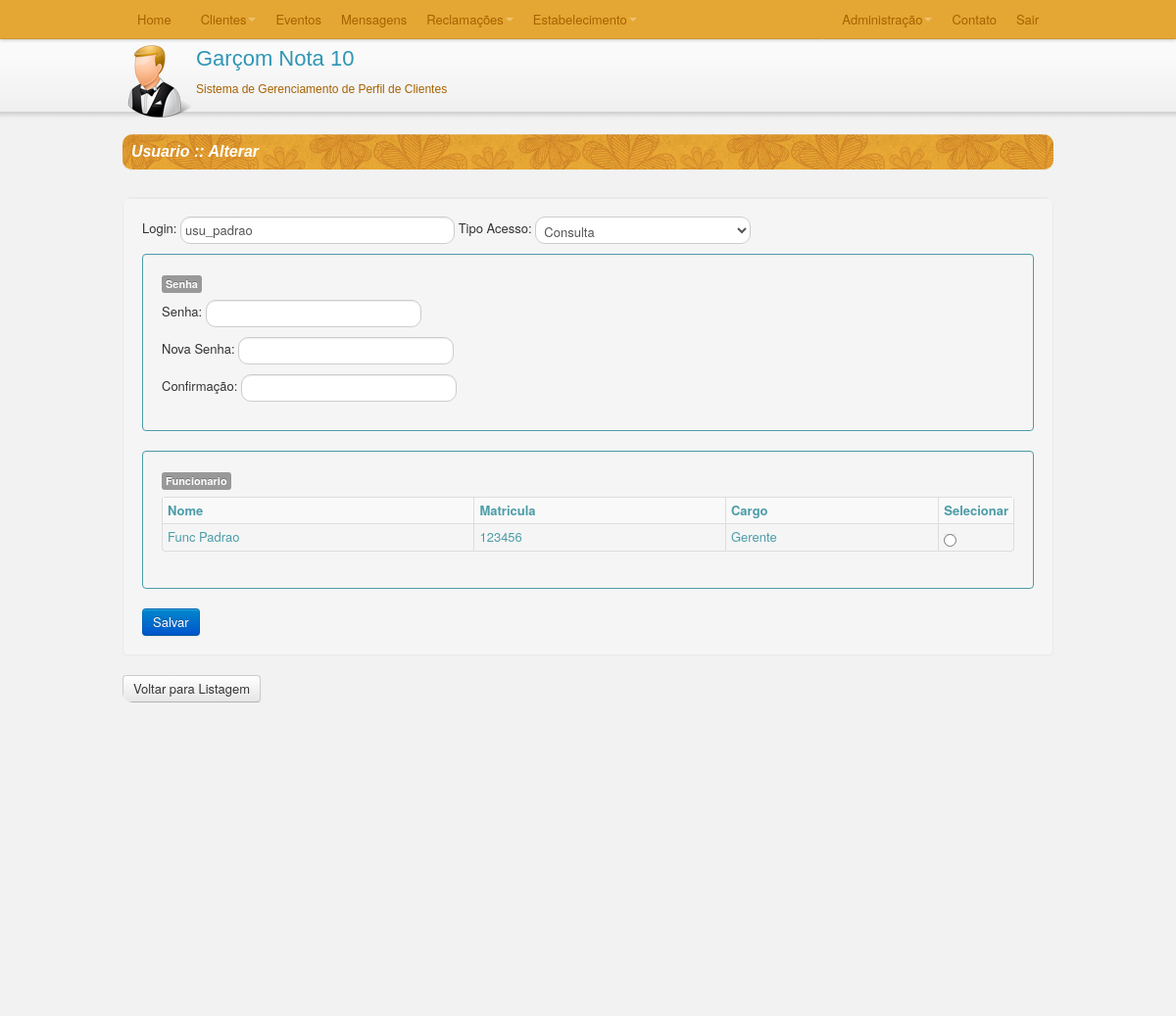
The app's page /TCC/C/cadUsuario.php?idUsuario=1 with its own data.
### TCC/C/cadUsuario.php (called while the page is built, shortened)
<?php
require_once("SmartyConf.php");
require_once("../M/classes/Usuario.class.php");
require_once("../M/dao/UsuarioDAO.class.php");
require_once("../M/classes/Funcionario.class.php");
require_once("../M/dao/FuncionarioDAO.class.php");
require_once("../M/classes/TipoAcesso.class.php");
require_once("../M/dao/TipoAcessoDAO.class.php");
$con = new Conexao();
$DAO = new UsuarioDAO($con->getConexao());
$funcionarioDAO = new FuncionarioDAO($con->getConexao());
$tipoacessoDAO = new TipoAcessoDAO($con->getConexao());
if(isset($_REQUEST['idUsuario'])){
    $idUsuario = $_REQUEST['idUsuario'];
}else{
    $idUsuario = "";
}
$msg ="";
$Save="";
if($idUsuario != ""){
    $usuario = $DAO->getUsuario($idUsuario);
    $msg="Alterar";
    $nomeBotao = "Salvar";
    $Save="a";
}else{
    $usuario = new Usuario();
    $msg = "Cadastro";
    $nomeBotao = "Salvar";
    $Save = "s";
}
$tipos = $tipoacessoDAO->getTipoAcesso_all();
$funcionarios = $funcionarioDAO->getFuncionarios();
$smarty->assign("tipos",$tipos);
$smarty->assign("funcionarios",$funcionarios);
$smarty->assign("usuario",$usuario);
$smarty->assign("msg",$msg);
$smarty->assign("nomeBotao",$nomeBotao);
$smarty->assign("Save",$Save);
$smarty->display("cadUsuario.html");
?>

### TCC/M/classes/Usuario.class.php (called while the page is built, shortened)
<?php
class Usuario {
    private $usu_id, $usu_login, $usu_senha, $tpa_id, $tpa_tipo, $func_id, $func_nome;
    public function getUsuario_Login() {
        return $this->usu_login;
    }
    public function getTipoAcesso_ID() {
        return $this->tpa_id;
    }
    public function setUsuario_Login($usu_login) {
        $this->usu_login = $usu_login;
    }
    public function setTipoAcesso_ID($tpa_id) {
        $this->tpa_id = $tpa_id;
    }
}
?>

### TCC/M/dao/UsuarioDAO.class.php (called while the page is built, shortened)
<?php
class UsuarioDAO {
    private $conexao;
    function __construct($conexao) {
        $this->conexao = $conexao;
    }
    function getUsuario($usu_id){
        $sql = "SELECT
                   usu_id
                   ,usu_login
                   ,usu_senha
                   ,tpa_id
                   ,func_id
                FROM USUARIO
                WHERE usu_id = ".$usu_id;
        $query = mysql_query($sql,$this->conexao);
        while($rows = mysql_fetch_array($query)) {
            $usuario = new Usuario;
            $usuario->setUsuario_ID($rows['usu_id']);
            $usuario->setUsuario_Login($rows['usu_login']);
            $usuario->setUsuario_Senha($rows['usu_senha']);
            $usuario->setTipoAcesso_ID($rows['tpa_id']);
            $usuario->setFuncionario_ID($rows['func_id']);
        }
        return $usuario;
    }
}
?>

### TCC/M/classes/TipoAcesso.class.php (called while the page is built)
<?php
class TipoAcesso {
    private $tpa_id, $tpa_tipo;
    public function getTipoAcesso_ID() {
        return $this->tpa_id;
    }
    public function getTipoAcesso_Tipo() {
        return $this->tpa_tipo;
    }
    public function setTipoAcesso_ID($tpa_id) {
        $this->tpa_id = $tpa_id;
    }
    public function setTipoAcesso_Tipo($tpa_tipo) {
        $this->tpa_tipo = $tpa_tipo;
    }
}
?>

### TCC/M/dao/TipoAcessoDAO.class.php (called while the page is built, shortened)
<?php
class TipoAcessoDAO {
    private $conexao;
    function __construct($conexao) {
        $this->conexao = $conexao;
    }
    function getTipoAcesso_all(){
        $sql = "select tpa_id, tpa_tipo from tipoacesso order by tpa_tipo";
        $tipos = array();
        $query = mysql_query($sql,$this->conexao);
        while($rows = mysql_fetch_array($query)) {
            $tipo = new TipoAcesso;
            $tipo->setTipoAcesso_ID($rows['tpa_id']);
            $tipo->setTipoAcesso_Tipo($rows['tpa_tipo']);
            $tipos[] = $tipo;
        }
        return $tipos;
    }
}
?>

### TCC/M/classes/Funcionario.class.php (called while the page is built, shortened)
<?php
class Funcionario {
    private $func_id, $func_nome, $func_matricula, $car_id, $car_descricao;
    public function getFuncionario_ID(){
        return $this->func_id;
    }
    public function getFuncionario_Nome() {
        return $this->func_nome;
    }
    public function getFuncionario_Matricula() {
        return $this->func_matricula;
    }
    public function getCargo_Descricao() {
        return $this->car_descricao;
    }
    public function setFuncionario_ID($func_id) {
        $this->func_id = $func_id;
    }
    public function setFuncionario_Nome($func_nome) {
        $this->func_nome = $func_nome;
    }
    public function setFuncionario_Matricula($func_matricula) {
        $this->func_matricula = $func_matricula;
    }
    public function setCargo_Descricao($car_descricao) {
        $this->car_descricao = $car_descricao;
    }
}
?>

### TCC/M/dao/FuncionarioDAO.class.php (called while the page is built, shortened)
<?php
class FuncionarioDAO {
    private $conexao;
    function __construct($conexao) {
        $this->conexao = $conexao;
    }
    function getFuncionarios(){
        $sql ="
                SELECT
                    f.func_id
                    , f.func_nome
                    , f.func_matricula
                    , f.car_id
                    , c.car_descricao
                 FROM funcionario f
                 INNER JOIN cargo c ON f.car_id = c.car_id
                 order by f.func_nome, f.func_matricula, c.car_descricao";
        $funcionarios = array();
        $query = mysql_query($sql,$this->conexao);
        while($rows = mysql_fetch_array($query)) {
            $funcionario = new Funcionario;
            $funcionario->setFuncionario_ID($rows['func_id']);
            $funcionario->setFuncionario_Nome($rows['func_nome']);
            $funcionario->setFuncionario_Matricula($rows['func_matricula']);
            $funcionario->setCargo_ID($rows['car_id']);
            $funcionario->setCargo_Descricao($rows['car_descricao']);
            $funcionarios[] = $funcionario;
        }
        return $funcionarios;
    }
}
?>

### TCC/V/smarty/templates_c/%%8D^8D5^8D5DA4F7%%cadUsuario.html.php (the view, shortened to what this page needs)
<?php $_smarty_tpl_vars = $this->_tpl_vars;
$this->_tpl_vars = $_smarty_tpl_vars;
 ?>
<html>
    <?php echo '
    <head>
        <title>Usuario</title>
        <meta http-equiv="Content-Type" content="text/html; charset=UTF-8">
        <link rel="stylesheet" type="text/css" href="../V/css/bootstrap.css">
        <link rel="stylesheet" type="text/css" href="../V/css/bootstrap.min.css">
        <link rel="stylesheet" type="text/css" href="../V/css/processo.css">
        <script type="text/javascript">
            function abreListagem(){
                window.location.href="listaUsuarios.php";
            }
           function testasenha(){
              if($("#confsenhaUsuario").val() == $("#novasenhaUsuario").val())
              {
                  $("#status").html("<i class=\\"icon-ok\\"></i>");
              }
              else
              {
                  $("#status").html("<i class=\\"icon-remove\\"></i>");
              }
           }
           function enviar(){
              if($("#confsenhaUsuario").val() == $("#novasenhaUsuario").val())
              {
                  $("#formUsuario").submit();
              }
           }
        </script>
    </head>
    '; ?>
    <body>
        <div id="conteudo">
            <div class="container1">
                <div class="asdf">
                <fieldset id="tabelaCadastro">
                    <legend id="textoNavegacao">&nbsp;&nbsp;Usuario :: <?php echo $this->_tpl_vars['msg']; ?>
</legend>
                    <form class="well form-inline" name="formUsuario" id="formUsuario" method="POST" action ="salvaUsuario.php" >
                        <div class="control-group">
                            <div class="controls" style="margin-bottom:10px;">
                                <label for="loginUsuario" class="control-label" >Login:</label>
                                <input type="text" id="loginUsuario" name="loginUsuario" class="input-xlarge arrendondaInputSelect" value="<?php echo $this->_tpl_vars['usuario']->getUsuario_Login(); ?>
">
                                <label for="idTipoAcesso" class="control-label" >Tipo Acesso:</label>
                                <select id="idTipoAcesso" name="idTipoAcesso" class="arrendondaInputSelect">
                                    <?php $_from = $this->_tpl_vars['tipos']; if (!is_array($_from) && !is_object($_from)) { settype($_from, 'array'); }if (count($_from)):
    foreach ($_from as $this->_tpl_vars['tipo']):
?>
                                    <option value="<?php echo $this->_tpl_vars['tipo']->getTipoAcesso_ID(); ?>
" <?php if ($this->_tpl_vars['tipo']->getTipoAcesso_ID() == $this->_tpl_vars['usuario']->getTipoAcesso_ID()): ?> selected='selected' <?php endif; ?> ><?php echo $this->_tpl_vars['tipo']->getTipoAcesso_Tipo(); ?>
</option>
                                    <?php endforeach; endif; unset($_from); ?>
                                </select>
                            </div>
                            <div class="well" id="senha" style="border:1px;color:#4D9DA8;border-style:solid;">
                                <p><span class="label">Senha</span></p>
                                <div class="controls" style="margin-bottom:10px;">
                                    <?php if ($this->_tpl_vars['Save'] == 'a'): ?>
                                        <label for="senhaUsuario" class="control-label" >Senha:</label>
                                        <input type="password" id="senhaUsuario" name="senhaUsuario" class="input-xlsmall arrendondaInputSelect" value="">
                                    <?php endif; ?>
                                </div>
                                <div class="controls" style="margin-bottom:10px;">
                                   <label for="novasenhaUsuario" class="control-label" >Nova Senha:</label>
                                   <input type="password" id="novasenhaUsuario" name="novasenhaUsuario" onkeyup="testasenha()" class="input-xsmall arrendondaInputSelect" value="">
                                </div>
                                <div class="controls" style="margin-bottom:10px;">
                                   <label for="confsenhaUsuario" class="control-label" >Confirmação:</label>
                                   <input type="password" id="confsenhaUsuario" name="confsenhaUsuario" class="input-xsmall arrendondaInputSelect" onkeyup="testasenha()" value=""><SPAN id="status"></SPAN>
                                </div>
                            </div>
                            <div class="well" id="func" style="border:1px;color:#4D9DA8;border-style:solid;" >
                                <p><span class="label">Funcionario</span></p>
                                    <?php $_from = $this->_tpl_vars['funcionarios']; if (!is_array($_from) && !is_object($_from)) { settype($_from, 'array'); }if (count($_from)):
    foreach ($_from as $this->_tpl_vars['funcionario']):
?>
                                    <option value="<?php echo $this->_tpl_vars['funcionario']->getFuncionario_ID(); ?>
" <?php if ($this->_tpl_vars['funcionario']->getFuncionario_ID() == $this->_tpl_vars['usuario']->getFuncionario_ID()): ?> selected='selected' <?php endif; ?> ><?php echo $this->_tpl_vars['funcionario']->getFuncionario_Nome(); ?>
</option>
                                    <?php endforeach; endif; unset($_from); ?>
                                <div class="grid">
                                      <table class="table table-striped table-bordered table-condensed">
                                          <tr>
                                              <th>Nome</th>
                                              <th>Matricula</th>
                                              <th>Cargo</th>
                                              <th class=tdBotao>Selecionar</th>
                                          </tr>
                                          <?php $_from = $this->_tpl_vars['funcionarios']; if (!is_array($_from) && !is_object($_from)) { settype($_from, 'array'); }if (count($_from)):
    foreach ($_from as $this->_tpl_vars['funcionario']):
?>
                                          <tr>
                                              <td><?php echo $this->_tpl_vars['funcionario']->getFuncionario_Nome(); ?>
</td>
                                              <td><?php echo $this->_tpl_vars['funcionario']->getFuncionario_Matricula(); ?>
</td>
                                              <td><?php echo $this->_tpl_vars['funcionario']->getCargo_Descricao(); ?>
</td>
                                              <td>
                                                  <label class="radio">
                                                    <input type="radio" name="idFuncionario" value="<?php echo $this->_tpl_vars['funcionario']->getFuncionario_ID(); ?>
">
                                                  </label>
                                              </td>
                                          </tr>
                                          <?php endforeach; endif; unset($_from); ?>
                                      </table>
                                </div>
                            </div>
                        </div>
                        <div>
                            <input class="btn btn-primary" type="button" onclick="return enviar();" value="<?php echo $this->_tpl_vars['nomeBotao']; ?>
"/>
                        </div>
                    </form>
                    <button class="btn" onclick="return abreListagem();">Voltar para Listagem</button>
                </fieldset>
            </div>
         </div>
       </div>
    </body>
</html>

### TCC/V/css/processo.css (style rules this page uses)
#textoNavegacao { font-family:Arial; font-style: italic; font-size:16px; font-weight:bold; background-color:#E5A533; background:url('../img/bgTopo2.png') top left repeat-x; color:white; width: 950px; -moz-border-radius: 10px; -webkit-border-radius: 10px; border-radius: 10px; }
#tabelaCadastro { width: 950px; overflow: auto; -moz-border-radius: 10px; -webkit-border-radius: 10px; border-radius: 10px; }
.arrendondaInputSelect { -moz-border-radius: 10px; -webkit-border-radius: 10px; border-radius: 10px; }
* { margin:0; padding:0; }
.container1 { width:950px; margin:0 auto;height:100%; }
#conteudo { background:#f2f2f2;height:900px; }
.tdBotao { width: 10px; }

### records on screen
usuario: loginUsuario "usu_padrao", idTipoAcesso "Consulta"
funcionario: func_nome "Func Padrao", func_matricula "123456", car.car_descricao "Gerente"

### other values on screen
$this->_tpl_vars['msg'] "Alterar"
